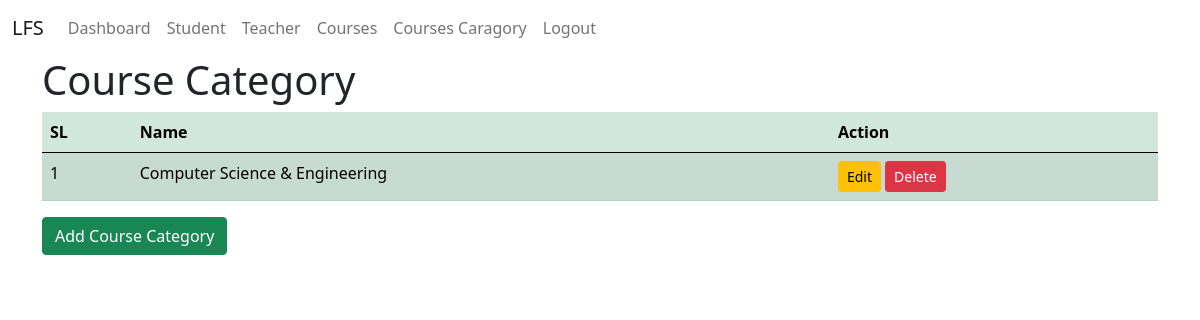
Before: /course-category/ (signed in) with the older database file.
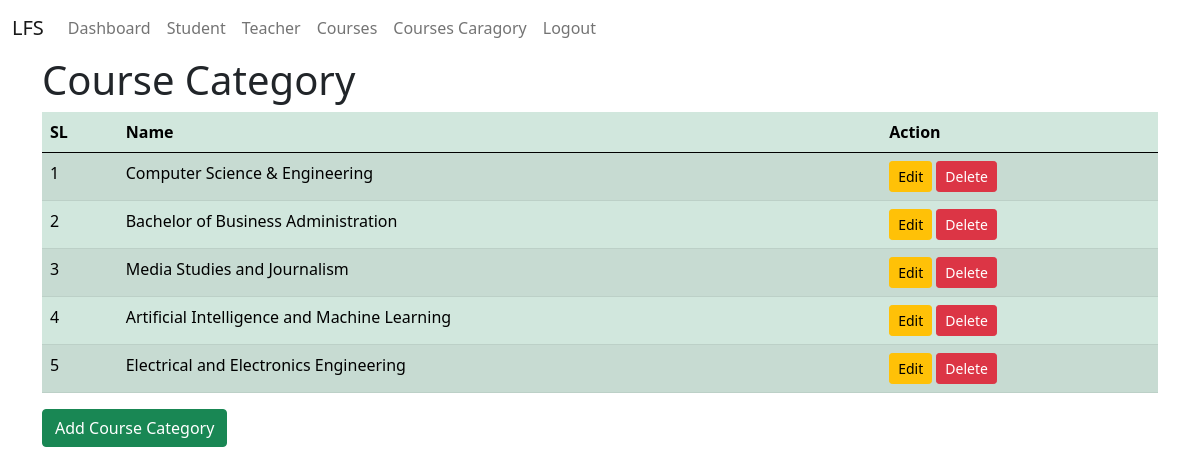
After: the same page with the newer database file.
### course/models.py (models this page shows, shortened)
class CourseCategoryModel(models.Model):
    name = models.CharField(max_length=100)

### course/views.py (the view)
# urls.py: path('course-category/', course_category, name ='course_category'),
@login_required
def course_category(request):
    course_category_data = CourseCategoryModel.objects.all()
    context = {
        'course_category_data' : course_category_data,
    }
    return render(request, 'course_category.html', context)

### course/templates/course_category.html (shortened to what this page needs)
{% extends 'master/base.html' %}
{% load crispy_forms_tags %}
{% block body %}
    <h1>Course Category</h1>
    <table class="table table-success table-striped">
        <thead>
            <tr>
                <th>SL</th>
                <th>Name</th>
                <th>Action</th>
            </tr>
        </thead>
        <tbody>
            {% for data in course_category_data  %}
                <tr>
                    <td>{{forloop.counter}}</td>
                    <td>{{data.name}}</td>
                    <td>
                        <a href="{% url 'edit_category' data.id %}" class="btn btn-sm btn-warning">Edit</a>
                        <a href="{% url 'delete_category' data.id %}" class="btn btn-sm btn-danger" onclick="return confirm('Are you sure you want to delete this student?');">Delete</a>
                    </td>
                </tr>
            {% endfor %}
        </tbody>
    </table>
<a href="{% url 'add_category' %}" class="btn btn-success">Add Course Category</a>
{% endblock body %}

### user_auth/templates/master/base.html (shortened to what this page needs)
<!DOCTYPE html>
<html lang="en">
  <head>
    <link href="https://cdn.jsdelivr.net/npm/bootstrap@5.0.2/dist/css/bootstrap.min.css" rel="stylesheet" />
  </head>
  <body>
    {% include 'master/nav.html' %}
    <div class="container">
      {% block body %}
      {% endblock %}
    </div>
  </body>
</html>

### user_auth/templates/master/nav.html (shortened to what this page needs)
<nav class="navbar navbar-expand-lg navbar-light">
  <div class="container-fluid">
    <a class="navbar-brand">LFS</a>
    <div class="collapse navbar-collapse" id="navbarNav">
      <ul class="navbar-nav">
        {% if request.user.is_authenticated %}
          <li class="nav-item">
            <a class="nav-link" href="{% url 'dashboard_view' %}">Dashboard</a>
          </li>
          {% if request.user.user_type == 'Admin' %}
            <li class="nav-item">
              <a class="nav-link" href="{% url 'students_list' %}">Student</a>
            </li>
            <li class="nav-item">
              <a class="nav-link" href="{% url 'teachers_list' %}">Teacher</a>
            </li>
          {% endif %}
          <li class="nav-item">
            <a class="nav-link" href="{% url 'course_list' %}">Courses</a>
          </li>
          <li class="nav-item">
            <a class="nav-link" href="{% url 'course_category' %}">Courses Caragory</a>
          </li>
          <li class="nav-item">
            <a class="nav-link" href="{% url 'logout_view' %}">Logout</a>
          </li>
        {% else %}
          <li class="nav-item">
            <a class="nav-link" href="{% url 'login_view' %}">Login</a>
          </li>
        {% endif %}
      </ul>
    </div>
  </div>
</nav>

Changed rows visible on the page:
added CourseCategoryModel: name "Bachelor of Business Administration"
added CourseCategoryModel: name "Media Studies and Journalism"
added CourseCategoryModel: name "Artificial Intelligence and Machine Learning"
added CourseCategoryModel: name "Electrical and Electronics Engineering"
